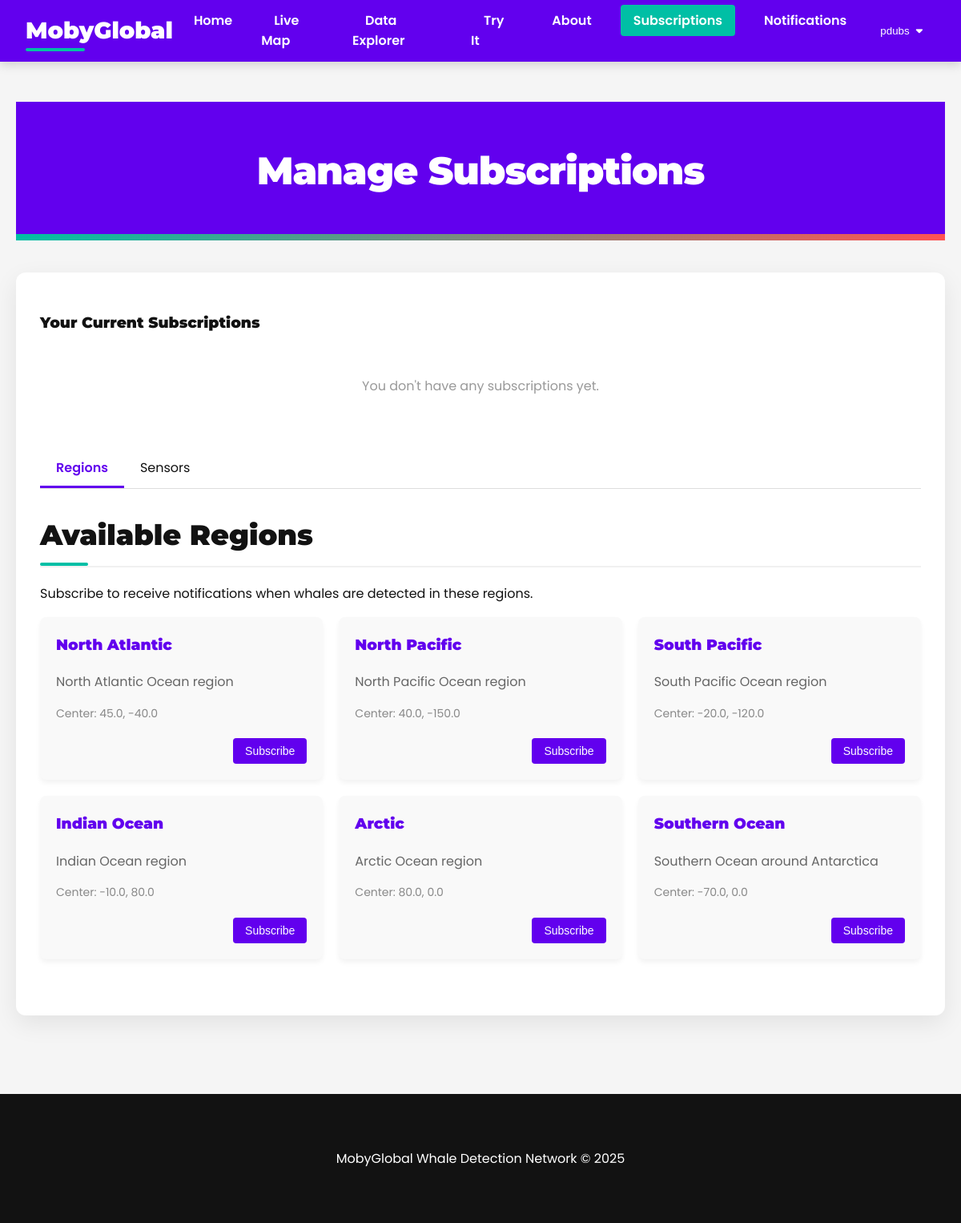
Screenshot of /subscriptions (signed in) with the database file from the repository.
### models.py (models this page shows, shortened)
class User(UserMixin, db.Model):
    id = db.Column(db.Integer, primary_key=True)
    username = db.Column(db.String(64), unique=True, nullable=False)
    email = db.Column(db.String(120), unique=True, nullable=False)
    password_hash = db.Column(db.String(128))
    created_at = db.Column(db.DateTime, default=datetime.utcnow)
    notifications_enabled = db.Column(db.Boolean, default=True)
    subscriptions = db.relationship('Subscription', backref='user', lazy='dynamic', cascade="all, delete-orphan")
    notifications = db.relationship('Notification', backref='user', lazy='dynamic', cascade="all, delete-orphan")

class Region(db.Model):
    id = db.Column(db.Integer, primary_key=True)
    name = db.Column(db.String(64), unique=True, nullable=False)
    description = db.Column(db.String(256))
    center_lat = db.Column(db.Float, nullable=False)
    center_lng = db.Column(db.Float, nullable=False)
    radius = db.Column(db.Float, default=100.0)  # Radius in kilometers
    subscriptions = db.relationship('Subscription', backref='region', lazy='dynamic', cascade="all, delete-orphan")

### app.py (the view)
@app.route('/subscriptions')
@login_required
def subscriptions():
    user_subscriptions = Subscription.query.filter_by(user_id=current_user.id).all()
    regions = Region.query.all()
    sensors = Sensor.query.all()
    return render_template('subscriptions.html',
                          active_page='subscriptions',
                          subscriptions=user_subscriptions,
                          regions=regions,
                          sensors=sensors)

### app.py (called while the page is built)
@login_manager.user_loader
def load_user(user_id):
    return User.query.get(int(user_id))

### templates/subscriptions.html (shortened to what this page needs)
{% extends "base.html" %}
{% block content %}
<div class="container">
    <header>
        <h1>Manage Subscriptions</h1>
    </header>
    <div class="subscription-container">
        <div class="current-subscriptions">
            <h3>Your Current Subscriptions</h3>
            {% if subscriptions %}
                <div class="subscription-list">
                    {% for subscription in subscriptions %}
                        <div class="subscription-tag">
                            {% if subscription.region %}
                                {{ subscription.region.name }} (Region)
                            {% elif subscription.sensor %}
                                {{ subscription.sensor.name }} (Sensor)
                            {% endif %}
                            <form method="POST" action="{{ url_for('unsubscribe') }}" style="display: inline;">
                                <input type="hidden" name="subscription_id" value="{{ subscription.id }}">
                                <button type="submit" class="remove" title="Unsubscribe">×</button>
                            </form>
                        </div>
                    {% endfor %}
                </div>
            {% else %}
                <div class="empty-state">
                    <p>You don't have any subscriptions yet.</p>
                </div>
            {% endif %}
        </div>
        <div class="tabs">
            <div class="tab active" data-tab="regions">Regions</div>
            <div class="tab" data-tab="sensors">Sensors</div>
        </div>
        <div class="tab-content active" id="regions-tab">
            <div class="subscription-section">
                <h2>Available Regions</h2>
                <p>Subscribe to receive notifications when whales are detected in these regions.</p>
                <div class="subscription-grid">
                    {% for region in regions %}
                        <div class="subscription-card">
                            <h3>{{ region.name }}</h3>
                            <p>{{ region.description }}</p>
                            <div class="location">Center: {{ region.center_lat }}, {{ region.center_lng }}</div>
                            {% set is_subscribed = false %}
                            {% for sub in subscriptions %}
                                {% if sub.region_id == region.id %}
                                    {% set is_subscribed = true %}
                                {% endif %}
                            {% endfor %}
                            <div class="subscription-actions">
                                {% if is_subscribed %}
                                    <button class="btn-subscribed" disabled>Subscribed</button>
                                {% else %}
                                    <form method="POST" action="{{ url_for('subscribe') }}">
                                        <button type="submit" class="btn-subscribe">Subscribe</button>
                                    </form>
                                {% endif %}
                            </div>
                        </div>
                    {% endfor %}
                </div>
            </div>
        </div>
    </div>
</div>
{% endblock %}

### templates/base.html (shortened to what this page needs)
<!DOCTYPE html>
<html lang="en">
<head>
    <link rel="stylesheet" href="https://cdnjs.cloudflare.com/ajax/libs/font-awesome/6.4.0/css/all.min.css">
</head>
<body>
    <nav>
        <div class="nav-container">
            <a href="/" class="logo">MobyGlobal</a>
            <ul class="nav-links">
                <li><a href="/" {% if active_page == 'home' %}class="active"{% endif %}>Home</a></li>
                <li><a href="/map" {% if active_page == 'map' %}class="active"{% endif %}>Live Map</a></li>
                <li><a href="/data" {% if active_page == 'data' %}class="active"{% endif %}>Data Explorer</a></li>
                <li><a href="/try-it" {% if active_page == 'try-it' %}class="active"{% endif %}>Try It</a></li>
                <li><a href="/about" {% if active_page == 'about' %}class="active"{% endif %}>About</a></li>
                {% if current_user.is_authenticated %}
                <li><a href="/subscriptions" {% if active_page == 'subscriptions' %}class="active"{% endif %}>Subscriptions</a></li>
                <li><a href="/notifications" {% if active_page == 'notifications' %}class="active"{% endif %}>Notifications</a></li>
                {% endif %}
            </ul>
            <div class="auth-links">
                {% if current_user.is_authenticated %}
                    <div class="user-dropdown">
                        <button class="dropdown-btn">{{ current_user.username }} <i class="fas fa-caret-down"></i></button>
                    </div>
                {% else %}
                    <a href="/login" class="auth-btn login-btn">Login</a>
                    <a href="/register" class="auth-btn register-btn">Register</a>
                {% endif %}
            </div>
        </div>
    </nav>
    <div class="container" style="padding-top: 10px;">
    </div>
    {% block content %}{% endblock %}
    <footer>
        <div class="container">
            <p>MobyGlobal Whale Detection Network &copy; 2025</p>
        </div>
    </footer>
</body>
</html>

### rows the page displays
User: username "pdubs"
Region: name "North Atlantic", description "North Atlantic Ocean region", center_lat "45.0", center_lng "-40.0"
Region: name "North Pacific", description "North Pacific Ocean region", center_lat "40.0", center_lng "-150.0"
Region: name "South Pacific", description "South Pacific Ocean region", center_lat "-20.0", center_lng "-120.0"
Region: name "Indian Ocean", description "Indian Ocean region", center_lat "-10.0", center_lng "80.0"
Region: name "Arctic", description "Arctic Ocean region", center_lat "80.0", center_lng "0.0"
Region: name "Southern Ocean", description "Southern Ocean around Antarctica", center_lat "-70.0", center_lng "0.0"
